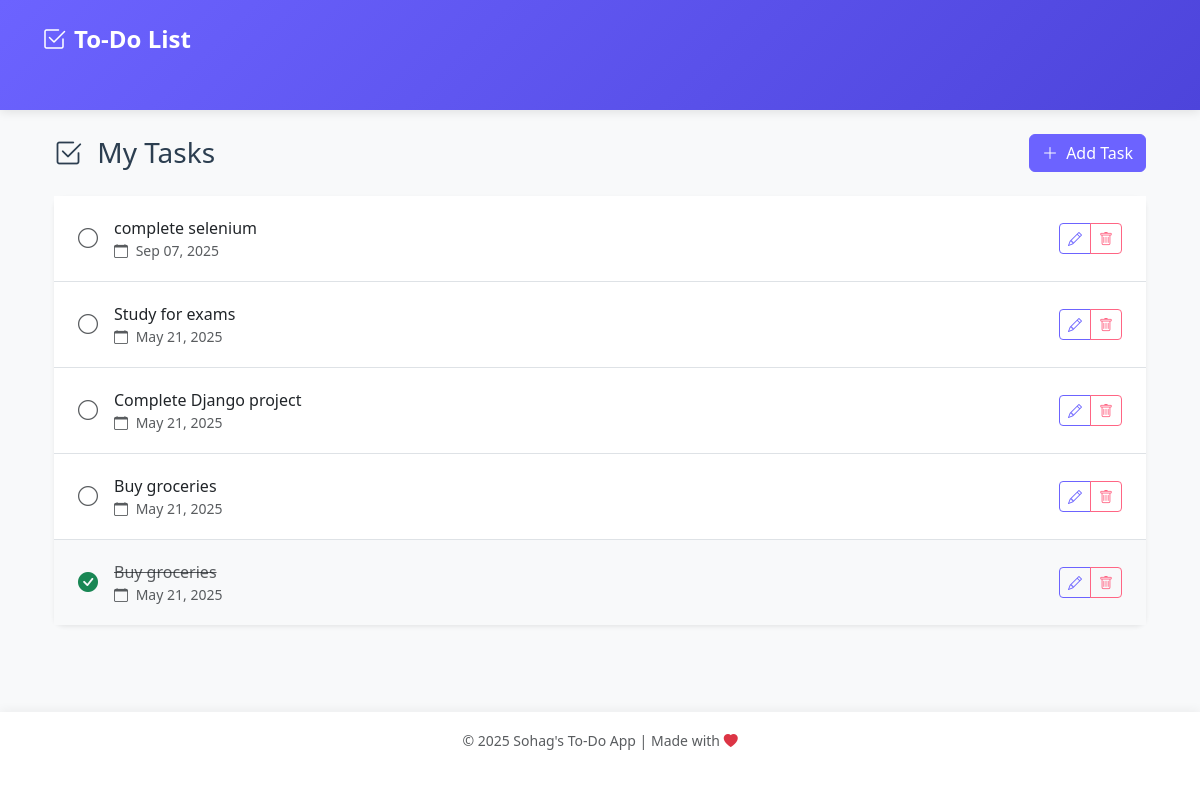
The page / on the database its author committed.
### todo_app/models.py (models this page shows, shortened)
class Task ( models.Model):
    title = models.CharField( max_length= 200)
    description = models.TextField( blank= True)
    completed = models.BooleanField(default=False)
    created = models.DateTimeField(auto_now_add=True)

### todo_app/views.py (the view)
# urls.py: path( '' , views.task_list , name='task_list'),
def task_list(request):
    tasks = Task.objects.all().order_by('-created')
    return render(request, 'todo/task_list.html', {'tasks': tasks})

### todo_app/templates/todo/task_list.html (shortened to what this page needs)
{% extends 'todo/base.html' %}
{% block content %}
<div class="container">
    <div class="d-flex justify-content-between align-items-center mb-4">
        <h3 class="mb-0">
            <i class="bi bi-check2-square me-2"></i>
            My Tasks
        </h3>
        <a href="{% url 'task_create' %}" class="btn btn-primary">
            <i class="bi bi-plus-lg me-1"></i> Add Task
        </a>
    </div>
    <div class="card shadow-sm">
        <div class="card-body p-0">
            {% if tasks %}
            <div class="list-group list-group-flush">
                {% for task in tasks %}
                <div class="list-group-item {% if task.completed %}bg-light{% endif %}">
                    <div class="d-flex justify-content-between align-items-center">
                        <div class="d-flex align-items-center" style="flex-grow: 1;">
                            <a href="{% url 'task_toggle' task.id %}"
                               class="me-3 text-decoration-none"
                               title="{% if task.completed %}Mark incomplete{% else %}Mark complete{% endif %}">
                                <i class="bi {% if task.completed %}bi-check-circle-fill text-success{% else %}bi-circle text-muted{% endif %}"
                                   style="font-size: 1.25rem;"></i>
                            </a>
                            <div>
                                <div class="{% if task.completed %}text-muted text-decoration-line-through{% else %}fw-medium{% endif %}">
                                    {{ task.title }}
                                </div>
                                <div class="text-muted small">
                                    <i class="bi bi-calendar me-1"></i>
                                    {{ task.created|date:"M d, Y" }}
                                </div>
                            </div>
                        </div>
                        <div class="btn-group" role="group">
                            <a href="{% url 'task_update' task.id %}"
                               class="btn btn-sm btn-outline-primary"
                               title="Edit">
                                <i class="bi bi-pencil"></i>
                            </a>
                            <a href="{% url 'task_delete' task.id %}"
                               class="btn btn-sm btn-outline-danger"
                               title="Delete">
                                <i class="bi bi-trash"></i>
                            </a>
                        </div>
                    </div>
                </div>
                {% endfor %}
            </div>
            {% endif %}
        </div>
    </div>
</div>
{% endblock %}

### todo_app/templates/todo/base.html (shortened to what this page needs)
<!DOCTYPE html>
<html lang="en">
<head>
    <link rel="stylesheet" href="https://cdn.jsdelivr.net/npm/bootstrap@5.3.3/dist/css/bootstrap.min.css">
    <link rel="stylesheet" href="https://cdn.jsdelivr.net/npm/bootstrap-icons@1.11.3/font/bootstrap-icons.min.css">
</head>
<body>
    <nav class="navbar navbar-expand-lg navbar-dark mb-4">
        <div class="container">
            <a class="navbar-brand" href="{% url 'task_list' %}">
                <i class="bi bi-check2-square"></i>
                <span>To-Do List</span>
            </a>
        </div>
    </nav>
    <div class="container">
        {% block content %}{% endblock %}
    </div>
    <footer class="mt-auto">
        <div class="container">
            <div class="text-center text-muted">
                <small>&copy; 2025 Sohag's To-Do App | Made with <i class="bi bi-heart-fill text-danger"></i></small>
            </div>
        </div>
    </footer>
</body>
</html>

### todo_app/templates/todo/base.html (style rules this page uses)
:root { --primary-color: #6c63ff; --secondary-color: #4d44db; --accent-color: #ff6584; --light-bg: #f8f9fa; --dark-color: #2c3e50; }
body { background-color: var(--light-bg); color: var(--dark-color); min-height: 100vh; display: flex; flex-direction: column; }
.navbar { box-shadow: 0 2px 10px rgba(0, 0, 0, 0.1); padding: 1rem 0; background: linear-gradient(135deg, var(--primary-color), var(--secondary-color)) !important; }
.navbar-brand { font-weight: 600; font-size: 1.5rem; display: flex; align-items: center; gap: 0.5rem; }
.container { flex: 1; padding-bottom: 2rem; }
.card { border: none; border-radius: 10px; box-shadow: 0 4px 6px rgba(0, 0, 0, 0.05); transition: transform 0.3s ease, box-shadow 0.3s ease; }
.btn-primary { background-color: var(--primary-color); border-color: var(--primary-color); }
footer { background-color: white; padding: 1rem 0; box-shadow: 0 -2px 10px rgba(0, 0, 0, 0.05); }
.navbar-brand i { animation: bounce 2s infinite; }

### todo_app/templates/todo/task_list.html (style rules this page uses)
.list-group-item { padding: 1.25rem 1.5rem; border-left: none; border-right: none; transition: background-color 0.2s ease; }
.list-group-item:first-child { border-top: none; }
.list-group-item:last-child { border-bottom: none; }
.btn-outline-primary { border-color: var(--primary-color); color: var(--primary-color); }
.btn-outline-danger { border-color: var(--accent-color); color: var(--accent-color); }

### rows shown on the page
Task: completed False (drawn), title "complete selenium", created "Sep 07, 2025"
Task: completed False (drawn), title "Study for exams", created "May 21, 2025"
Task: completed False (drawn), title "Complete Django project", created "May 21, 2025"
Task: completed False (drawn), title "Buy groceries", created "May 21, 2025"
Task: completed True (drawn), title "Buy groceries", created "May 21, 2025"
